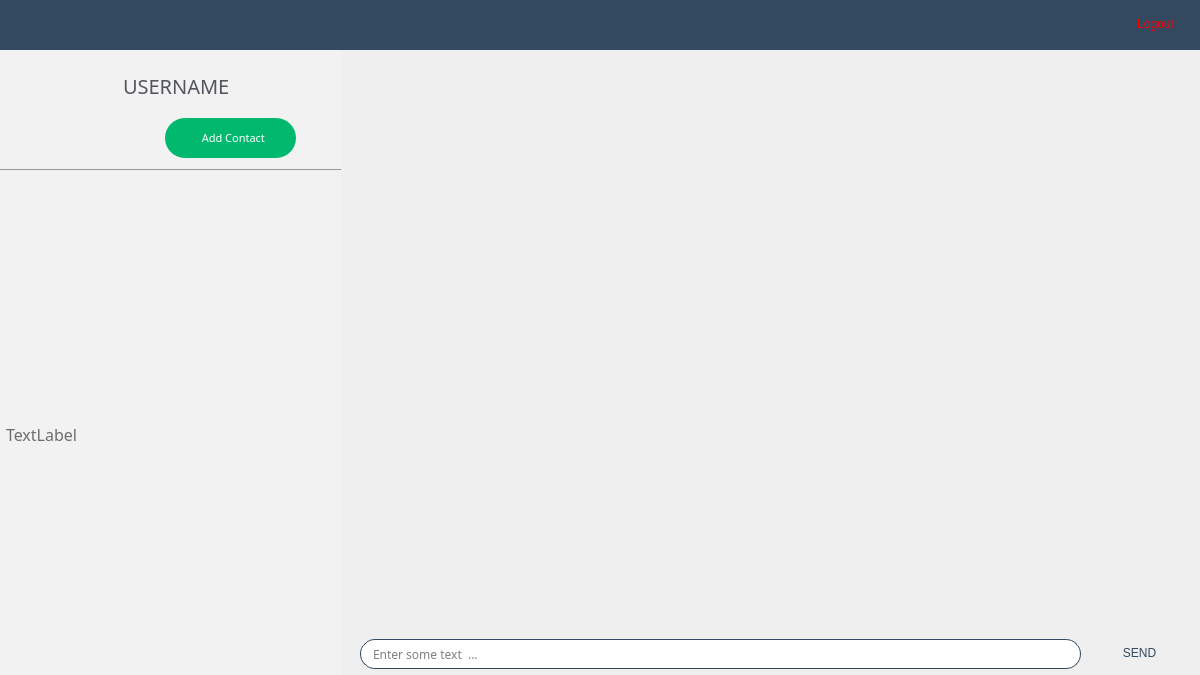
<?xml version="1.0" encoding="UTF-8"?>
<ui version="4.0">
 <class>Form</class>
 <widget class="QWidget" name="Form">
  <property name="geometry">
   <rect>
    <x>0</x>
    <y>0</y>
    <width>1200</width>
    <height>675</height>
   </rect>
  </property>
  <property name="windowTitle">
   <string>Form</string>
  </property>
  <widget class="QLabel" name="label">
   <property name="geometry">
    <rect>
     <x>0</x>
     <y>0</y>
     <width>1200</width>
     <height>50</height>
    </rect>
   </property>
   <property name="styleSheet">
    <string notr="true">background-color: #33495f;</string>
   </property>
   <property name="text">
    <string/>
   </property>
  </widget>
  <widget class="QLabel" name="label_2">
   <property name="geometry">
    <rect>
     <x>540</x>
     <y>2</y>
     <width>121</width>
     <height>41</height>
    </rect>
   </property>
   <property name="text">
    <string/>
   </property>
   <property name="pixmap">
    <pixmap resource="../resources/resources.qrc">:/Login/Images/Login/Image-1.png</pixmap>
   </property>
   <property name="scaledContents">
    <bool>false</bool>
   </property>
  </widget>
  <widget class="QGroupBox" name="user_info">
   <property name="geometry">
    <rect>
     <x>0</x>
     <y>50</y>
     <width>341</width>
     <height>121</height>
    </rect>
   </property>
   <property name="styleSheet">
    <string notr="true">background-color: #f2f2f2;
border: none;</string>
   </property>
   <property name="title">
    <string/>
   </property>
   <widget class="QLabel" name="label_3">
    <property name="geometry">
     <rect>
      <x>10</x>
      <y>10</y>
      <width>100</width>
      <height>100</height>
     </rect>
    </property>
    <property name="styleSheet">
     <string notr="true">border: none;</string>
    </property>
    <property name="text">
     <string/>
    </property>
    <property name="pixmap">
     <pixmap resource="../resources/resources.qrc">:/Form/Images/Form/user.png</pixmap>
    </property>
    <property name="scaledContents">
     <bool>false</bool>
    </property>
    <property name="wordWrap">
     <bool>false</bool>
    </property>
   </widget>
   <widget class="QLabel" name="label_4">
    <property name="geometry">
     <rect>
      <x>123</x>
      <y>21</y>
      <width>211</width>
      <height>30</height>
     </rect>
    </property>
    <property name="font">
     <font>
      <family>Montserrat</family>
      <pointsize>15</pointsize>
     </font>
    </property>
    <property name="styleSheet">
     <string notr="true">color: #53565f;
border:none;
qproperty-alignment: AlignCenter;
</string>
    </property>
    <property name="text">
     <string>USERNAME</string>
    </property>
   </widget>
   <widget class="QPushButton" name="addContactButton">
    <property name="geometry">
     <rect>
      <x>165</x>
      <y>68</y>
      <width>131</width>
      <height>40</height>
     </rect>
    </property>
    <property name="font">
     <font>
      <family>Montserrat</family>
      <pointsize>8</pointsize>
      <weight>50</weight>
      <italic>false</italic>
      <bold>false</bold>
     </font>
    </property>
    <property name="cursor">
     <cursorShape>PointingHandCursor</cursorShape>
    </property>
    <property name="layoutDirection">
     <enum>Qt::LeftToRight</enum>
    </property>
    <property name="styleSheet">
     <string notr="true">#addContactButton
{
background-color: #00B96E;
border-radius: 20px;
font: 8pt &quot;Montserrat&quot;;
color: white;
}

#addContactButton:hover
{
	background-color: rgb(30, 233, 115);
}</string>
    </property>
    <property name="text">
     <string>  Add Contact</string>
    </property>
    <property name="icon">
     <iconset resource="../resources/resources.qrc">
      <normaloff>:/Form/Images/Form/plus.png</normaloff>:/Form/Images/Form/plus.png</iconset>
    </property>
    <property name="iconSize">
     <size>
      <width>20</width>
      <height>20</height>
     </size>
    </property>
   </widget>
  </widget>
  <widget class="QGroupBox" name="contacts_info">
   <property name="geometry">
    <rect>
     <x>0</x>
     <y>169</y>
     <width>341</width>
     <height>508</height>
    </rect>
   </property>
   <property name="styleSheet">
    <string notr="true">background-color: #f9f9f9;
border-top: 1px solid #979797;</string>
   </property>
   <property name="title">
    <string/>
   </property>
   <widget class="QListWidget" name="listWidget">
    <property name="geometry">
     <rect>
      <x>0</x>
      <y>0</y>
      <width>341</width>
      <height>508</height>
     </rect>
    </property>
    <property name="styleSheet">
     <string notr="true">#listWidget {
	background-color: #f2f2f2;
}

#listWidget:item:selected
{
	border: none;
	border-left: 3px solid #379aff;
	background-color: #ffffff;
}</string>
    </property>
   </widget>
   <widget class="QLabel" name="noContact">
    <property name="geometry">
     <rect>
      <x>6</x>
      <y>245</y>
      <width>337</width>
      <height>41</height>
     </rect>
    </property>
    <property name="font">
     <font>
      <family>Montserrat</family>
      <pointsize>12</pointsize>
     </font>
    </property>
    <property name="styleSheet">
     <string notr="true">border: none;
background: none;
qproperty-alignment: AlignCenter;
color: rgb(109, 109, 109)
</string>
    </property>
    <property name="text">
     <string>TextLabel</string>
    </property>
   </widget>
  </widget>
  <widget class="QGroupBox" name="call_info">
   <property name="geometry">
    <rect>
     <x>339</x>
     <y>50</y>
     <width>860</width>
     <height>121</height>
    </rect>
   </property>
   <property name="font">
    <font>
     <pointsize>9</pointsize>
    </font>
   </property>
   <property name="styleSheet">
    <string notr="true">border: none;</string>
   </property>
   <property name="title">
    <string/>
   </property>
  </widget>
  <widget class="QGroupBox" name="conv_box">
   <property name="geometry">
    <rect>
     <x>340</x>
     <y>169</y>
     <width>861</width>
     <height>461</height>
    </rect>
   </property>
   <property name="styleSheet">
    <string notr="true">border:none;</string>
   </property>
   <property name="title">
    <string/>
   </property>
  </widget>
  <widget class="QLineEdit" name="textField">
   <property name="geometry">
    <rect>
     <x>360</x>
     <y>639</y>
     <width>721</width>
     <height>30</height>
    </rect>
   </property>
   <property name="font">
    <font>
     <family>Montserrat</family>
    </font>
   </property>
   <property name="styleSheet">
    <string notr="true">border-radius: 15px;
padding-left: 10px;
border: 1px solid #33495f;</string>
   </property>
   <property name="placeholderText">
    <string>Enter some text  ...</string>
   </property>
  </widget>
  <widget class="QPushButton" name="sendButton">
   <property name="geometry">
    <rect>
     <x>1102</x>
     <y>638</y>
     <width>75</width>
     <height>30</height>
    </rect>
   </property>
   <property name="cursor">
    <cursorShape>PointingHandCursor</cursorShape>
   </property>
   <property name="styleSheet">
    <string notr="true"> 	background-color: transparent;
	background: none;
	border: none;
	background-repeat: none;
	color: #33495f;
	font: 14pt &quot;Montserrat&quot;;</string>
   </property>
   <property name="text">
    <string>SEND</string>
   </property>
  </widget>
  <widget class="QPushButton" name="pushButton">
   <property name="geometry">
    <rect>
     <x>1120</x>
     <y>12</y>
     <width>71</width>
     <height>23</height>
    </rect>
   </property>
   <property name="cursor">
    <cursorShape>PointingHandCursor</cursorShape>
   </property>
   <property name="styleSheet">
    <string notr="true"> 	background-color: transparent;
	background: none;
	border: none;
	background-repeat: none;
	color:rgb(255, 0, 0);
	font: 14pt &quot;Montserrat&quot;;</string>
   </property>
   <property name="text">
    <string>Logout</string>
   </property>
  </widget>
 </widget>
 <resources>
  <include location="../resources/resources.qrc"/>
 </resources>
 <connections/>
</ui>
